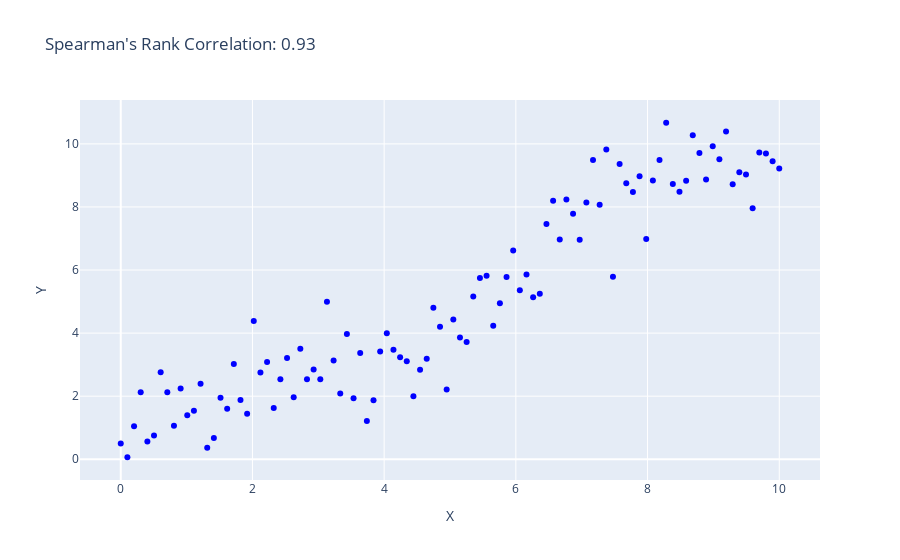

The notebook cell saved with this chart:
### Markdown cell above
### Python Code Example:

### Code cell
import pandas as pd
import numpy as np
import plotly.graph_objects as go

# Create synthetic dataset
np.random.seed(42)
x = np.linspace(0, 10, 100)
y = x + np.sin(x) + np.random.normal(0, 1, 100)

# Convert to DataFrame
df = pd.DataFrame({'x': x, 'y': y})

# Calculate Spearman's rank correlation
correlation_coefficient = df.corr(method='spearman').loc['x', 'y']

# Scatter plot to visualize the relationship
fig = go.Figure()
fig.add_trace(go.Scatter(x=df['x'], y=df['y'], mode='markers', marker=dict(color='blue'),
                         hovertext=df['x']))

fig.update_layout(title=f"Spearman's Rank Correlation: {correlation_coefficient:.2f}",
                  xaxis_title='X',
                  yaxis_title='Y')

fig.show()
